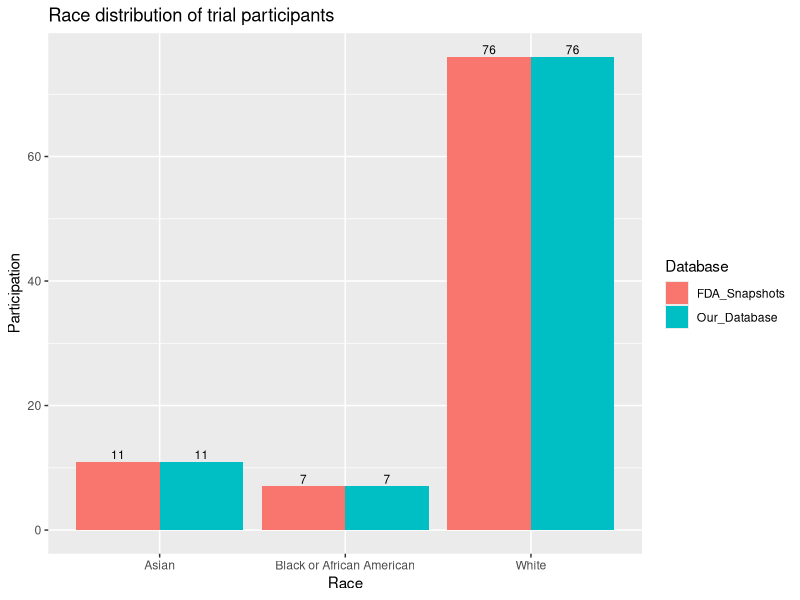
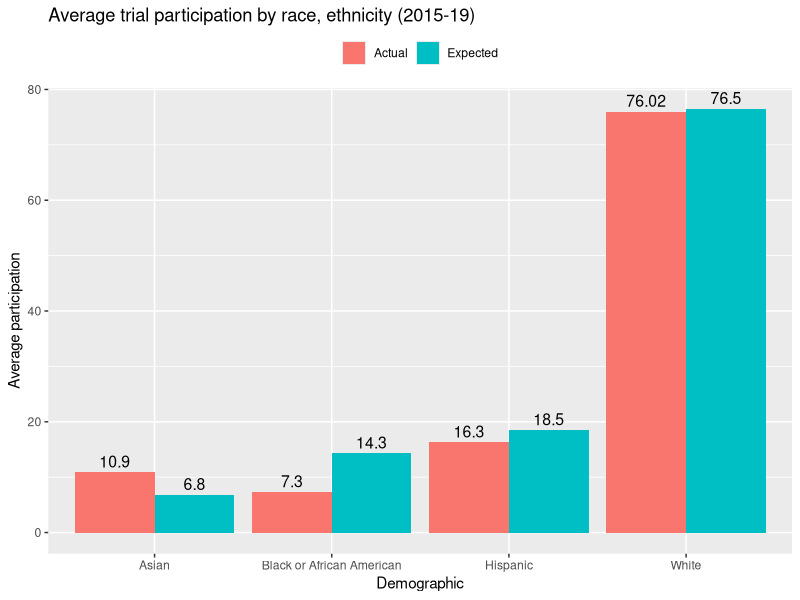
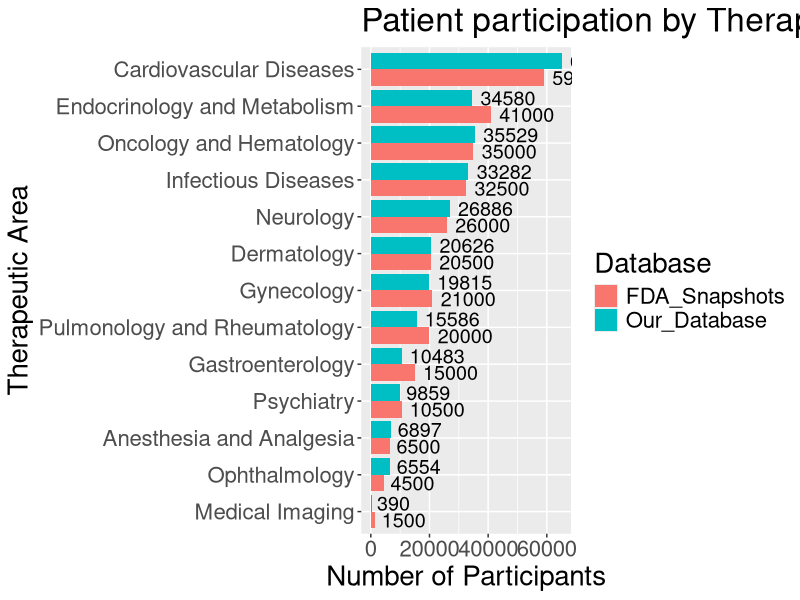
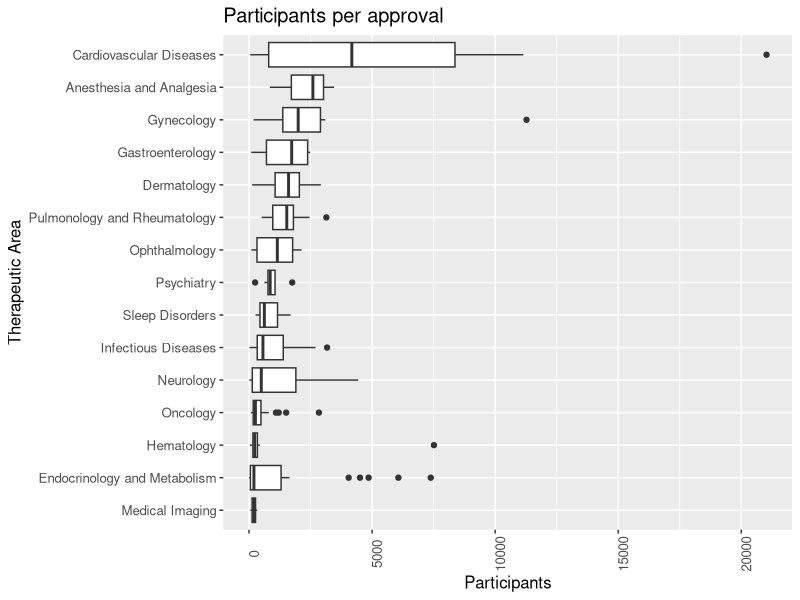
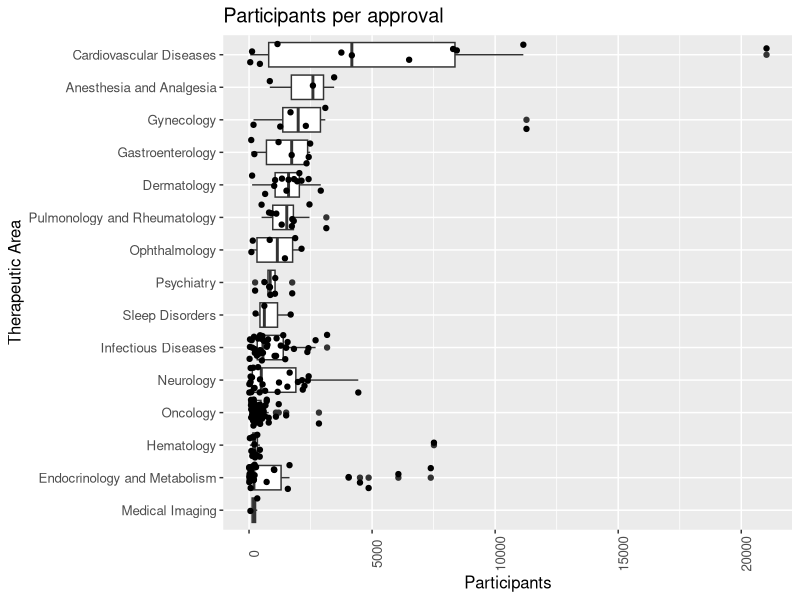
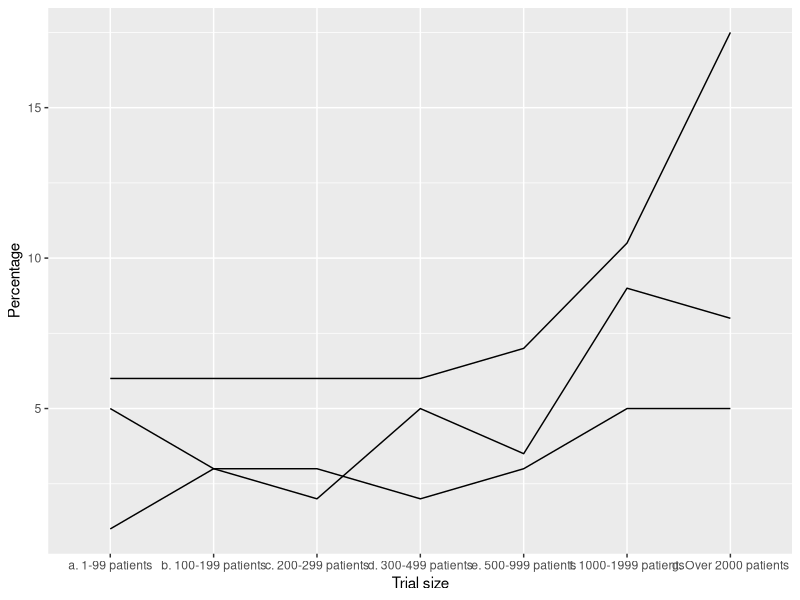
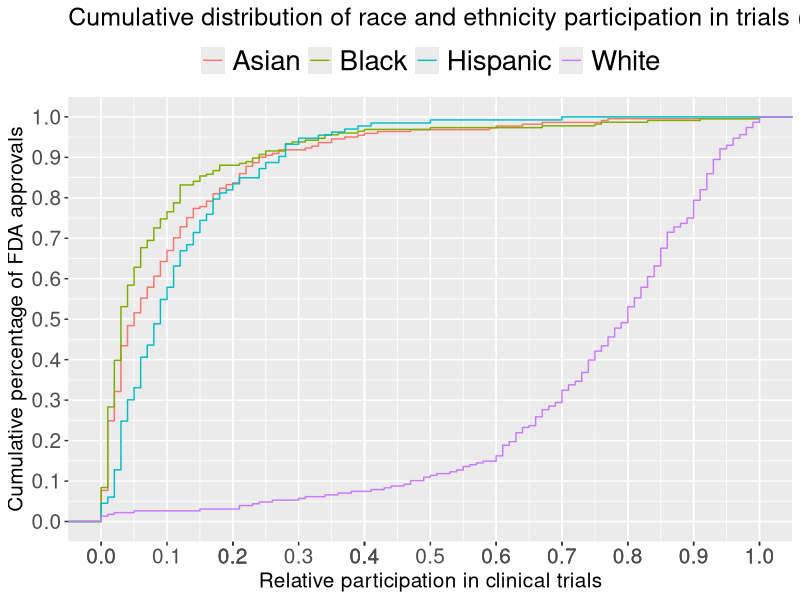
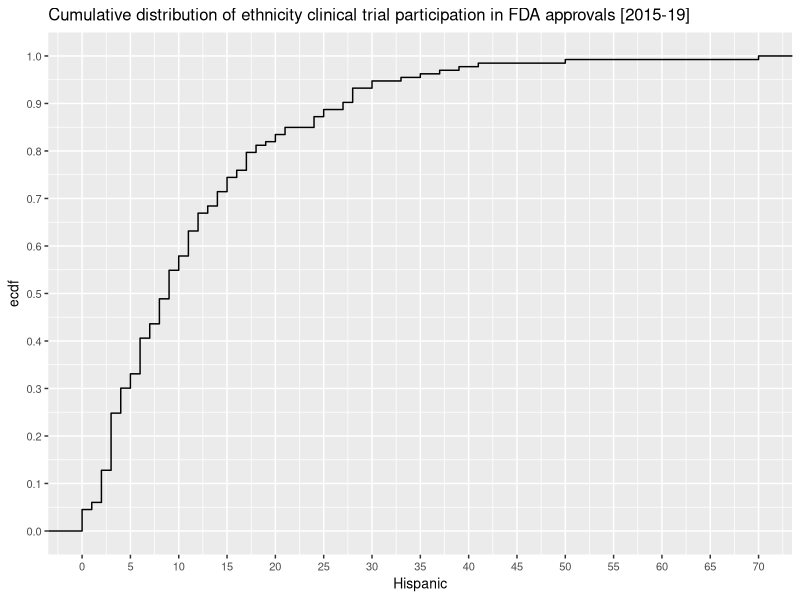

The R script that drew these images, in order: (Note: this script raises an error after producing the figures.)
## ---- chunk 1
library(tidyverse)
library(forcats)
library(knitr)
## ---- chunk 2
# Read in clinical trial data
fda_approvals <- read.csv('FDA_Drug_Trials_Snapshots_2015-19.csv')

# Change class type of select variables to aid in data processing and visualization
fda_approvals$Trial_size <- as.numeric(as.character(fda_approvals$Trial_size))
fda_approvals$Therapeutic_Area <- as.character(fda_approvals$Therapeutic_Area)
fda_approvals$Brand_Name <- as.character(fda_approvals$Brand_Name)
fda_approvals$United_States <- as.numeric(as.character(fda_approvals$United_States))

# Add a column to group trial size
fda_approvals <- fda_approvals %>% 
  mutate( Trial_size_grouped = case_when(
    Trial_size < 100 ~ "a. 1-99 patients", 
    Trial_size >= 100 & Trial_size < 200 ~ "b. 100-199 patients", 
    Trial_size >= 200 & Trial_size < 300 ~ "c. 200-299 patients",
    Trial_size >= 300 & Trial_size < 500 ~ "d. 300-499 patients",
    Trial_size >= 500 & Trial_size < 1000 ~ "e. 500-999 patients",
    Trial_size >= 1000 & Trial_size < 2000 ~ "f. 1000-1999 patients",
    Trial_size >= 2000  ~ "g. Over 2000 patients"
  ), .after = Trial_size)

# Add a column for non-hispanic 
fda_approvals <- fda_approvals %>% mutate(Non_Hispanic = 100 - Hispanic, .after = Hispanic)

# Create longer version, for plotting
fda_approvals_long <- pivot_longer(fda_approvals, cols = Women:Age_80_or_older, names_to = "Demographic", values_to = "Percentage")

fda_approvals_long <- fda_approvals_long %>% pivot_longer(cols = Sex_comparison:Age_comparison, names_to = "Comparison", values_to = "Compared")

# Change class type of variable in long
fda_approvals_long$Percentage <- as.numeric(as.character(fda_approvals_long$Percentage))

## ---- chunk 3
# Missing data
no_approvals <- fda_approvals %>% 
  group_by(Approval_Year) %>% 
  summarize(Approvals = n()) 

reported_values <- fda_approvals_long %>% 
  filter(Percentage != "NA") %>% 
  filter(Demographic == "White" | Demographic == "Black" | Demographic == "Asian" | Demographic == "Hispanic") %>% 
  group_by(Approval_Year, Demographic) %>% 
  summarize(Non_NR = n() / 3) %>% 
  pivot_wider(names_from = Demographic, values_from = Non_NR, values_fill = 0)

missing_data <- data.frame(no_approvals$Approval_Year, 
                           no_approvals$Approvals, 
                           reported_values$Asian,
                           reported_values$Black,
                           reported_values$White,
                           reported_values$Hispanic)

names(missing_data) <- c("Approval_Year", "Approvals", "Asian", "Black", "White", "Hispanic")

missing_data <- missing_data %>% 
  mutate(Asian = round(100 * Asian / Approvals, 0),
         Black = round(100 * Black / Approvals, 0),
         White = round(100 * White / Approvals, 0),
         Hispanic = round(100 * Hispanic / Approvals, 0))

## ---- chunk 4

## ---- chunk 5

total_patients <- sum(fda_approvals$Trial_size)

print(paste("The total number of trial participants in our dataset is:", total_patients))
print(paste("The total number of trial participants in FDA report is: 292537"))
print(paste("Our dataset has", 292537- sum(fda_approvals$Trial_size), "fewer participants, which is within", 
  round(100*((292537- sum(fda_approvals$Trial_size))/292537), 1), "percent of the FDA total"))

## ---- chunk 6

# Find number of participants by race for each approval  
global_black_participation <- fda_approvals %>% 
  select(Brand_Name, Trial_size, Black) %>% 
  filter(Black != "NA") %>% 
  mutate(Black_participants = (Black/100) * Trial_size)

global_white_participation <- fda_approvals %>% 
  select(Brand_Name, Trial_size, White) %>% 
  filter(White != "NA") %>% 
  mutate(White_participants = (White/100) * Trial_size)

global_asian_participation <- fda_approvals %>% 
  select(Brand_Name, Trial_size, Asian) %>% 
  filter(Asian != "NA") %>% 
  mutate(Asian_participants = (Asian/100) * Trial_size)

demographic_participation <- c(round(sum(100 * global_asian_participation$Asian_participants) /
                                       sum(global_asian_participation$Trial_size), 0), 
                               round(sum(100 * global_black_participation$Black_participants) / 
                                       sum(global_black_participation$Trial_size), 0),
                               round(sum(100 * global_white_participation$White_participants) / 
                                       sum(global_white_participation$Trial_size), 0))

fda_snapshots <- c(11, 7, 76)
races <- c("Asian", "Black or African American", "White")
  
Race_distribution_comparison <- data.frame(races, fda_snapshots, demographic_participation)
names(Race_distribution_comparison) <- c("Race", "FDA_Snapshots", "Our_Database")

Race_distribution_comparison_graph <- Race_distribution_comparison %>% 
  pivot_longer(cols = FDA_Snapshots:Our_Database, names_to = "Database", values_to = "Participation") %>% 
  ggplot(aes(Race, Participation, fill = Database)) +
  geom_bar(stat = "identity", position = 'dodge') +
  geom_text(aes(label=Participation), position = position_dodge(0.9), vjust=-0.3, size=3) +
  xlab("Race") +
  ylab("Participation") + 
  #theme(text = element_text(size=15)) +
  ggtitle("Race distribution of trial participants")

## ---- chunk 7
Race_distribution_comparison_graph
## ---- chunk 8
# Find number of participants by hispanic ethnicity for each approval  

global_hispanic_participation <- fda_approvals %>% 
  select(Brand_Name, Trial_size, Hispanic) %>% 
  filter(Hispanic != "NA") %>% 
  mutate(Hispanic_participants = (Hispanic/100) * Trial_size)

hispanic_participation_rate <- round(sum(100 * global_hispanic_participation$Hispanic_participants) /
                                       sum(global_hispanic_participation$Trial_size), 0)

hispanic_participation_rate

# Plot actual vs. expected participation

calculated_demographic_participation <- c(round(sum(100 * global_asian_participation$Asian_participants) /
                                       sum(global_asian_participation$Trial_size), 1), 
                               round(sum(100 * global_black_participation$Black_participants) / 
                                       sum(global_black_participation$Trial_size), 1),
                               round(sum(100 * global_white_participation$White_participants) / 
                                       sum(global_white_participation$Trial_size), 2), 
                               round(sum(100 * global_hispanic_participation$Hispanic_participants) /
                                       sum(global_hispanic_participation$Trial_size), 1))

expected_participation <- c(6.8, 14.3, 76.5, 18.5)
demographics <- c("Asian", "Black or African American", "White", "Hispanic")
  
actual_vs_expected_participation <- data.frame(demographics, expected_participation,
                                               calculated_demographic_participation)

names(actual_vs_expected_participation) <- c("Demographic", "Expected", "Actual")

actual_vs_expected_participation

fda_approvals$Trial_size <- as.numeric(as.character(fda_approvals$Trial_size))

actual_vs_expected_participation %>% 
  pivot_longer(cols = Expected:Actual, names_to = "Label", values_to = "Participation") %>% 
  ggplot(aes(Demographic, Participation, fill = Label)) +
  #geom_point() +
  geom_bar(stat = "identity", position = 'dodge') +
  geom_text(aes(label=Participation), position = position_dodge(0.9), vjust = -0.4, size=4) +
  theme(legend.position = "top", legend.title = element_blank()) +
  xlab("Demographic") +
  ylab("Average participation") + 
  #theme(text = element_text(size=15)) +
  ggtitle("Average trial participation by race, ethnicity (2015-19)")

## ---- chunk 9

fda_approvals_check <- fda_approvals %>% 
  select(Therapeutic_Area, Trial_size) %>% 
  mutate(Therapeutic_Area = case_when(
    Therapeutic_Area == "Oncology" ~ "Oncology and Hematology", 
    Therapeutic_Area == "Hematology" ~ "Oncology and Hematology",
    Therapeutic_Area == "Hematology (Sickle cell)" ~ "Oncology and Hematology",
    Therapeutic_Area == "Endocrinology and Metabolism" ~ "Endocrinology and Metabolism",
    Therapeutic_Area == "Infectious Diseases" ~ "Infectious Diseases",
    Therapeutic_Area == "Neurology" ~ "Neurology",
    Therapeutic_Area == "Gynecology" ~ "Gynecology",
    Therapeutic_Area == "Dermatology" ~ "Dermatology",
    Therapeutic_Area == "Pulmonology and Rheumatology" ~ "Pulmonology and Rheumatology",
    Therapeutic_Area == "Gastroenterology" ~ "Gastroenterology",
    Therapeutic_Area == "Psychiatry" ~ "Psychiatry",
    Therapeutic_Area == "Sleep Disorders" ~ "Psychiatry",
    Therapeutic_Area == "Ophthalmology" ~ "Ophthalmology",
    Therapeutic_Area == "Anesthesia and Analgesia" ~ "Anesthesia and Analgesia",
    Therapeutic_Area == "Medical Imaging" ~ "Medical Imaging",
    Therapeutic_Area == "Cardiovascular Diseases" ~ "Cardiovascular Diseases"
  )) %>% 
  group_by(Therapeutic_Area) %>% 
  summarize(Our_database = sum(Trial_size)) %>% 
  arrange(desc(Our_database))

# Cardio, Onc, Endocrin, ID, Neurology, Derm, Gyn, Pulm/Rheum, GI, Psychiatry, Anaesthesia, Ophthal, Medical Imaging
fda_snapshots <- c(59000, 35000, 41000, 32500, 26000, 20500, 21000, 20000, 15000, 10500, 6500, 4500, 1500)

Total_patients_check <- data.frame(fda_approvals_check$Therapeutic_Area, 
                                      fda_approvals_check$Our_database, 
                                      fda_snapshots)
names(Total_patients_check) <- c("Therapeutic_Area", "Our_Database", 
                                    "FDA_Snapshots")

fda_approvals_check_long <- pivot_longer(Total_patients_check, cols = Our_Database:FDA_Snapshots, 
                                         names_to = "Database", values_to = "Participants")

Patient_participation_graph <- fda_approvals_check_long %>% 
  ggplot(aes(reorder(Therapeutic_Area, Participants), Participants, fill=Database)) +
  geom_bar(stat = "identity", position = 'dodge') +
  geom_text(aes(label=Participants), position = position_dodge(0.9), hjust=-0.15, size=5) +
  coord_flip() + 
  xlab("Therapeutic Area") +
  ylab("Number of Participants") + 
  theme(text = element_text(size=20)) +
  ggtitle("Patient participation by Therapeutic Area [FDA approvals 2015-19]")

## ---- chunk 10
Patient_participation_graph
## ---- chunk 11
approvals_table_year <- fda_approvals %>% 
  group_by(Approval_Year) %>% 
  summarise(Number_of_approvals = n())
## ---- chunk 12
approvals_table_year
## ---- chunk 13

approvals_table_TA <- fda_approvals %>% 
  select(Therapeutic_Area, Trial_size) %>% 
  filter(Trial_size != "NA") %>% 
  group_by(Therapeutic_Area) %>% 
  summarise(Total_patients = sum(Trial_size), Number_of_approvals = n()) %>% 
  mutate(Avg_patients_per_approval = Total_patients/Number_of_approvals) %>% 
  mutate(Avg_patients_per_approval = round(Avg_patients_per_approval, 0)) %>% 
  arrange(desc(Total_patients))

## ---- chunk 14
approvals_table_TA
## ---- chunk 15
# Plot trial size by Therapeutic Area

approvals_box <- fda_approvals %>% 
  select(Therapeutic_Area, Trial_size) %>% 
  filter(Trial_size != "NA") %>% 
  mutate(Therapeutic_Area = fct_reorder(Therapeutic_Area, Trial_size, .fun='median')) %>%
  ggplot(aes(Therapeutic_Area, Trial_size)) +
  geom_boxplot() +
  theme(axis.text.x = element_text(angle=90)) +
  theme(text = element_text(size=12)) +
  coord_flip() +
  xlab("Therapeutic Area") +
  ylab("Participants") +
  ggtitle("Participants per approval")

approvals_box_jitter <- fda_approvals %>% 
  select(Therapeutic_Area, Trial_size) %>% 
  filter(Trial_size != "NA") %>% 
  mutate(Therapeutic_Area = fct_reorder(Therapeutic_Area, Trial_size, .fun='median')) %>%
  ggplot(aes(Therapeutic_Area, Trial_size)) +
  geom_boxplot() +
  geom_jitter() +
  theme(axis.text.x = element_text(angle=90)) +
  theme(text = element_text(size=12)) +
  coord_flip() +
  xlab("Therapeutic Area") +
  ylab("Participants") +
  ggtitle("Participants per approval")

## ---- chunk 16

approvals_box
approvals_box_jitter

## ---- chunk 17
# Create a helper function to summarize median demographic

median_demographics <- function(fda_approvals){
  
  Asian <- fda_approvals %>% 
    select(Brand_Name, Trial_size_grouped, Asian, United_States) %>% 
    group_by(Trial_size_grouped) %>% 
    filter(Asian != "NA") %>% # Filter out "not reported"
    filter(Trial_size_grouped != "NA") %>% # Filter out "Unknown" trial size
    #filter(United_States >= US_proportion) %>% 
    summarise(Median_Asian = median(Asian), Number_of_trials = n()) %>% 
    arrange(Trial_size_grouped)
  
  Black <- fda_approvals %>% 
    select(Brand_Name, Trial_size_grouped, Black, United_States) %>% 
    group_by(Trial_size_grouped) %>% 
    filter(Black != "NA") %>%
    filter(Trial_size_grouped != "NA") %>%
    #filter(United_States >= US_proportion) %>% 
    summarise(Median_Black = median(Black), Number_of_trials = n()) %>% 
    arrange(Trial_size_grouped)
  
  Hispanic <- fda_approvals %>% 
    select(Brand_Name, Trial_size_grouped, Hispanic, United_States) %>% 
    group_by(Trial_size_grouped) %>% 
    filter(Hispanic != "NA") %>%
    filter(Trial_size_grouped != "NA") %>%
    #filter(United_States >= US_proportion) %>% 
    summarise(Median_Hispanic = median(Hispanic), Number_of_trials = n()) %>% 
    arrange(Trial_size_grouped)
    
  White <- fda_approvals %>% 
    select(Brand_Name, Trial_size_grouped, White, United_States) %>% 
    group_by(Trial_size_grouped) %>% 
    filter(White != "NA") %>%
    filter(Trial_size_grouped != "NA") %>%
    #filter(United_States >= US_proportion) %>% 
    summarise(Median_White = median(White), Number_of_trials = n()) %>% 
    arrange(Trial_size_grouped)
  
  No_trials <- fda_approvals %>% 
    group_by(Trial_size_grouped) %>% 
    filter(Trial_size_grouped != "NA") %>%
    #filter(United_States >= US_proportion) %>% 
    summarise(Number_of_trials = n())
  
  Race_size_description <- data.frame(No_trials$Trial_size_grouped, 
                                      No_trials$Number_of_trials, 
                                      Asian$Median_Asian, 
                                      Black$Median_Black, 
                                      Hispanic$Median_Hispanic, 
                                      White$Median_White
                                      )
  names(Race_size_description) <- c("Trial size", "Number of trials", 
                                    "Median Asian", "Median Black", "Median Hispanic", 
                                    "Median White")
    
  return(Race_size_description)
}
## ---- chunk 18

Race_size_description <- median_demographics(fda_approvals)
kable(Race_size_description, format = "html")

## ---- chunk 19

fda_approvals_us_prop <- fda_approvals %>% filter(United_States >= 50)

Race_size_description_US_majority <- median_demographics(fda_approvals_us_prop)
kable(Race_size_description_US_majority, format = "html")

## ---- chunk 20

test <- Race_size_description %>% 
  pivot_longer(cols = `Median Asian`:`Median White`, names_to = "Demographic", values_to = "Percentage")

test %>% 
  filter(Demographic != "Median White") %>%
  ggplot(aes(`Trial size`, y=Percentage, group=Demographic)) +
  geom_line()
  #geom_bar(stat = "identity", position = 'dodge')
  
## ---- chunk 21
# Race
fda_approvals_long %>% 
  filter(Demographic == "White" | Demographic == "Black" | Demographic == "Asian" | Demographic == "Hispanic") %>% 
  ggplot(aes(Percentage/100, colour = Demographic)) + stat_ecdf(geom = "step") +
  #facet_wrap(~Demographic, ncol=3) + 
  scale_x_continuous(breaks = round(seq(min(0), max(1), by = 0.05),1)) +
  scale_y_continuous(breaks = round(seq(min(0), max(1), by = 0.1),1)) +
  theme(axis.title.x = element_text(size=15), 
        axis.title.y = element_text(size=15),
        axis.text.x = element_text(size=15),
        axis.text.y = element_text(size=15),
        title = element_text(size=15),
        legend.text=element_text(size=20), 
        legend.position = "top", 
        legend.title = element_blank()
        ) +
  ylab("Cumulative percentage of FDA approvals") +
  xlab("Relative participation in clinical trials") +
  ggtitle("Cumulative distribution of race and ethnicity participation in trials (2015-19)")


## ---- chunk 22
# Ethnicity
fda_approvals %>% 
  ggplot(aes(Hispanic)) + stat_ecdf(geom = "step") +
  scale_x_continuous(breaks = round(seq(min(0), max(100), by = 5),1)) +
  scale_y_continuous(breaks = round(seq(min(0), max(1), by = 0.1),1)) +
  theme(text = element_text(size=10)) +
  ggtitle("Cumulative distribution of ethnicity clinical trial participation in FDA approvals [2015-19]")

## ---- chunk 23

# TABLECHECK -- Median representation by race and TA
Black_TA_view <- fda_approvals %>% 
  group_by(Therapeutic_Area, Disease) %>% 
  filter(Black != "NA") %>% 
  summarize(Median_Black = median(Black), Number_of_Approvals = n()) %>% 
  arrange(Therapeutic_Area)

Asian_TA_view <- fda_approvals %>% 
  group_by(Therapeutic_Area, Disease) %>% 
  filter(Asian != "NA") %>% 
  summarize(Median_Asian = median(Asian), Number_of_Approvals = n()) %>% 
  arrange(Therapeutic_Area)

Hispanic_TA_view <- fda_approvals %>% 
  group_by(Therapeutic_Area, Disease) %>% 
  filter(Hispanic != "NA") %>% 
  summarize(Median_Hispanic = median(Hispanic), Number_of_Approvals = n()) %>% 
  arrange(Therapeutic_Area)

White_TA_view <- fda_approvals %>% 
  group_by(Therapeutic_Area, Disease) %>% 
  filter(White != "NA") %>% 
  summarize(Median_White = median(White), Number_of_Approvals = n()) %>% 
  arrange(Therapeutic_Area)

#Other_TA_view <- fda_approvals %>% 
#  group_by(Therapeutic_Area, Disease) %>% 
#  filter(Other != "NA") %>% 
#  summarize(Median_Other = median(Other), Number_of_Approvals = n()) %>% 
#  arrange(Therapeutic_Area)

All_approvals <- fda_approvals %>% 
  group_by(Therapeutic_Area, Disease) %>% 
  summarise(Number_of_approvals = n()) %>% 
  arrange(Therapeutic_Area)

Race_TA_table <- data.frame(All_approvals$Therapeutic_Area,
                            All_approvals$Number_of_approvals,
                            Asian_TA_view$Median_Asian,
                            Black_TA_view$Median_Black,
                            White_TA_view$Median_White)

names(Race_TA_table) <- c("Therapeutic Area", "Number of approvals", "Asian", "Black", "White")

Race_TA_table

## ---- chunk 24

# Count of trials by size

t <- fda_approvals_long %>% 
  filter(Demographic == "Black" | Demographic == "White" | Demographic == "Asian") %>% 
  group_by(Demographic, Percentage) %>% 
  summarize(Count = n()/3, Relative = round(Count/235, 2)) %>% 
  mutate(Participation = case_when(
    Percentage == 0 ~ "a. Zero", 
    Percentage == 1 ~ "b. One", 
    Percentage == 2 ~ "c. Two", 
    Percentage == 3 ~ "d. Three",
    Percentage == 4 ~ "e. Four", 
    Percentage == 5 ~ "f. Five",
    Percentage >= 6 & Percentage <= 10 ~ "g. 6-10",
    Percentage >= 11 & Percentage <= 15 ~ "h. 11-15",
    Percentage >= 16 & Percentage <= 20 ~ "i. 16-20",
    Percentage >= 20 & Percentage <= 70 ~ "j. 20-70",
    Percentage > 70 ~ "k. >70"
    )) %>% 
  group_by(Demographic, Participation) %>% 
  summarize(Count = sum(Count), Relative = sum(Relative))

t %>% filter(Participation != 0) %>% 
  filter(Participation != "j. 20-70") %>% 
  filter(Participation != "k. >70") %>% 
  ggplot(aes(Participation, y=Count, width=1, fill=Demographic)) +
  #geom_col(stat = "identity")
  geom_bar(stat = "identity", position = 'dodge') + 
  geom_text(aes(label=Count), position = position_dodge(0.9), vjust=-0.3, size=4) +
  xlab("Percent participation in trials for FDA approval") +
  ylab("Number of FDA approvals") +
  ggtitle("Number of FDA approvals that had <20% participation in trials by race")
  #facet_wrap(~Demographic)

t2 <- t %>% select(-Relative) %>% pivot_wider(names_from = Demographic, values_from = Count)

t2

#Patient_participation_graph <- fda_approvals_check_long %>% 
#  ggplot(aes(reorder(Therapeutic_Area, Participants), Participants, fill=Database)) +
#  geom_bar(stat = "identity", position = 'dodge') +
#  geom_text(aes(label=Participants), position = position_dodge(0.9), hjust=-0.15, size=5) +
#  coord_flip() + 
#  xlab("Therapeutic Area") +
#  ylab("Number of Participants") + 
#  theme(text = element_text(size=20)) +
#  ggtitle("Patient participation by Therapeutic Area [FDA approvals 2015-19]")

## ---- chunk 25
trend <- read.csv('Trend.csv')

trend_long <- trend %>% pivot_longer(cols = Black:Hispanic, names_to = "Demographic", values_to = "Participation")

trend_long %>% 
  filter(Demographic != "Other") %>% 
  #filter(Demographic == "White" | Demographic == "Asian" | Demographic == "Black" ) %>% 
  ggplot(aes(Year, y=Participation, colour = Demographic)) + 
  geom_line() +
  geom_text(aes(label=Participation), vjust = -0.4, size=3) + 
  theme(legend.position = "top", legend.title = element_blank()) +
  ggtitle("Average trial participation over time by race, ethnicity")
  #geom_col() +
  #geom_bar(stat = "identity", position = 'dodge')

## ---- chunk 26
# Race participation 
race_participation_graph <- fda_approvals_long %>% 
  select(Brand_Name, Demographic, Percentage, Approval_Year) %>% 
  filter(Demographic == "White" | Demographic == "Black" | Demographic == "Asian" | Demographic == "Other") %>%
  filter(Percentage > -1) %>% 
  unique() %>% 
  ggplot(aes(Demographic, Percentage)) + 
  geom_jitter(width = 0.2, aes(colour=Demographic)) + 
  scale_y_continuous(breaks = round(seq(min(0), max(100), by = 5),1)) +
  ggtitle("a.i Race participation in clinical trials for FDA approvals [2015-19]")

race_participation_trend_graph <- fda_approvals_long %>% 
  select(Brand_Name, Demographic, Percentage, Approval_Year) %>% 
  filter(Demographic == "White" | Demographic == "Black" | Demographic == "Asian" | Demographic == "Other") %>%
  filter(Percentage > -1) %>% 
  unique() %>% 
  ggplot(aes(Demographic, Percentage)) + 
  geom_jitter(width = 0.2, aes(colour=Approval_Year)) + 
  scale_y_continuous(breaks = round(seq(min(0), max(100), by = 5),1)) +
  ggtitle("a.ii Race participation by Year in clinical trials for FDA approvals [2015-19]")

# Ethnicity participation 

ethnicity_participation_graph <- fda_approvals_long %>% 
  select(Brand_Name, Demographic, Percentage, Approval_Year) %>% 
  filter(Demographic == "Hispanic" | Demographic == "Non_Hispanic") %>%
  filter(Percentage > -1) %>% 
  unique() %>% 
  ggplot(aes(Demographic, Percentage)) + 
  geom_jitter(width = 0.2, aes(colour=Demographic)) + 
  scale_y_continuous(breaks = round(seq(min(0), max(100), by = 5),1)) +
  ggtitle("b.i Ethnicity participation in clinical trials for FDA approvals [2017-19]")

ethnicity_participation_trend_graph <- fda_approvals_long %>% 
  select(Brand_Name, Demographic, Percentage, Approval_Year) %>% 
  filter(Demographic == "Hispanic" | Demographic == "Non_Hispanic") %>%
  filter(Percentage > -1) %>% 
  unique() %>% 
  ggplot(aes(Demographic, Percentage)) + 
  geom_jitter(width = 0.2, aes(colour=Approval_Year)) + 
  scale_y_continuous(breaks = round(seq(min(0), max(100), by = 5),1)) +
  ggtitle("b.ii Ethnicity participation by Year in clinical trials for FDA approvals [2017-19]")

## ---- chunk 27
race_participation_graph
race_participation_trend_graph
ethnicity_participation_graph
ethnicity_participation_trend_graph
## ---- chunk 28
# Race and US participation (all years)
race_geography_graph <- fda_approvals_long %>% 
  select(Brand_Name, Demographic, Percentage, United_States, Therapeutic_Area) %>% 
  filter(Demographic == "White" | Demographic == "Black" | Demographic == "Asian" | Demographic == "Hispanic") %>%
  filter(Percentage != "NA") %>% 
  filter(United_States != "NA") %>% 
  unique() %>% 
  ggplot(aes(United_States, Percentage)) + 
  geom_jitter(width = 0.2) + 
  facet_wrap(~Demographic, ncol = 4) + 
  xlab("US representation") +
  ylab("Demographic representation") +
  ggtitle("Race/Ethnicity and Geography in FDA approvals (2015-19)")

## ---- chunk 29
race_geography_graph
## ---- chunk 30
fda_approvals_long %>% 
  select(Brand_Name, Approval_Year, Demographic, Percentage, United_States, Therapeutic_Area) %>% 
  filter(Demographic == "White" | Demographic == "Black" | Demographic == "Asian" | Demographic == "Hispanic") %>%
  #filter(Percentage != "NA") %>% 
  #filter(United_States != "NA") %>% 
  unique() %>% 
  ggplot(aes(Approval_Year, Percentage)) + 
  geom_jitter(width = 0.2) + 
  facet_wrap(~Demographic, ncol = 2) + 
  xlab("Approval Year") +
  ylab("Demographic representation") +
  ggtitle("Race/Ethnicity and Geography in FDA approvals (2015-19)")
## ---- chunk 31
# Ethnicity and US participation (2017-19 only)
ethnicity_geography_graph <- fda_approvals_long %>% 
  select(Brand_Name, Demographic, Percentage, United_States, Therapeutic_Area) %>% 
  #filter(Demographic == "Hispanic" | Demographic == "Non_Hispanic") %>%
  filter(Demographic == "Hispanic") %>%
  filter(Percentage != "NA") %>% 
  filter(United_States != "NA") %>% 
  unique() %>% 
  ggplot(aes(United_States, Percentage)) + 
  geom_jitter(width = 0.2) + 
  facet_wrap(~Demographic) + 
  xlab("US representation") +
  ylab("Ethnicity representation") +
  ggtitle("d. Ethnicity, geography in FDA approvals (2017-19)")

## ---- chunk 32
ethnicity_geography_graph
## ---- chunk 33
# Race participation and Trial size (2015-19)
race_size_graph <- fda_approvals_long %>% 
  select(Brand_Name, Demographic, Percentage, Therapeutic_Area, Trial_size, United_States) %>% 
  filter(Demographic == "White" | Demographic == "Black" | Demographic == "Asian") %>%
  filter(Percentage != "NA") %>% 
  unique() %>% 
  ggplot(aes(Trial_size, Percentage)) + 
  geom_jitter(width = 0.2) +
  facet_wrap(~Demographic, ncol = 4) + 
  xlim(0, 3500) +
  #ylim(0, 25) +
  xlab("Number of clinical trial participants") +
  ylab("Race representation") +
  ggtitle("e. Race representation and number of clinical trial participants in FDA approvals [2015-19]")

## ---- chunk 34
race_size_graph
## ---- chunk 35
# Ethnicity participation and Trial size (2015-19)
ethnicity_size_graph <- fda_approvals_long %>% 
  select(Brand_Name, Demographic, Percentage, Therapeutic_Area, Trial_size, United_States) %>% 
  filter(Demographic == "Hispanic" | Demographic == "Non_Hispanic") %>%
  filter(Percentage != "NA") %>% 
  unique() %>% 
  ggplot(aes(Trial_size, Percentage)) + 
  geom_jitter(width = 0.2) +
  facet_wrap(~Demographic) + 
  xlim(0, 3500) +
  #ylim(0, 25) +
  xlab("Number of clinical trial participants") +
  ylab("Ethnicity representation") +
  ggtitle("f. Ethnicity representation and number of clinical trial participants in FDA approvals [2017-19]")

## ---- chunk 36
ethnicity_size_graph
## ---- chunk 37
# For White Paper

# Demographic TA graph. Race/Ethnicity together
TA_demo_graph <- fda_approvals_long %>% 
  select(Brand_Name, Demographic, Percentage, Therapeutic_Area, Approval_Year) %>% 
  filter(Demographic == "White" | Demographic == "Black" | Demographic == "Asian" | Demographic == "Hispanic") %>%
  filter(Percentage > -1) %>% 
  unique() %>% 
  ggplot(aes(Demographic, Percentage)) + 
  geom_jitter(width = 0.2, aes(colour=Demographic)) + 
  scale_y_continuous(breaks = round(seq(min(0), max(100), by = 10),1)) +
  facet_wrap(~Therapeutic_Area, ncol = 5) + 
  theme(legend.position = "top", legend.title = element_blank()) +
  ggtitle("Race/Ethnicity participation by Therapeutic Area in clinical trials for FDA approvals [2015-19]")

TA_demo_graph

## ---- chunk 38
# Oncology deep dive
fda_approvals_long %>% 
  filter(Therapeutic_Area == "Oncology") %>% 
  select(Brand_Name, Demographic, Percentage, Therapeutic_Area, Disease, Approval_Year) %>% 
  filter(Demographic == "White" | Demographic == "Black" | Demographic == "Asian" | Demographic == "Hispanic") %>%
  filter(Percentage > -1) %>% 
  unique() %>% 
  ggplot(aes(Demographic, Percentage)) + 
  geom_jitter(width = 0.2, aes(colour=Demographic)) + 
  scale_y_continuous(breaks = round(seq(min(0), max(100), by = 10),1)) +
  facet_wrap(~Disease) + 
  theme(legend.position = "top", legend.title = element_blank()) +
  ggtitle("Diversity in Oncology FDA approvals [2015-19]")
## ---- chunk 39

# Infectious Disease deep dive
fda_approvals_long %>% 
  filter(Therapeutic_Area == "Infectious Diseases") %>% 
  select(Brand_Name, Demographic, Percentage, Therapeutic_Area, Disease, Approval_Year) %>% 
  filter(Demographic == "White" | Demographic == "Black" | Demographic == "Asian" | Demographic == "Hispanic") %>%
  filter(Percentage > -1) %>% 
  unique() %>% 
  ggplot(aes(Demographic, Percentage)) + 
  geom_jitter(width = 0.2, aes(colour=Demographic)) + 
  scale_y_continuous(breaks = round(seq(min(0), max(100), by = 10),1)) +
  facet_wrap(~Disease) + 
  theme(legend.position = "top", legend.title = element_blank()) +
  ggtitle("Diversity in Infectious Diseases FDA approvals [2015-19]")

## ---- chunk 40

# Hematology deep dive
fda_approvals_long %>% 
  filter(Therapeutic_Area == "Hematology") %>% 
  select(Brand_Name, Demographic, Percentage, Therapeutic_Area, Disease, Approval_Year) %>% 
  filter(Demographic == "White" | Demographic == "Black" | Demographic == "Asian" | Demographic == "Hispanic") %>%
  filter(Percentage > -1) %>% 
  unique() %>% 
  ggplot(aes(Demographic, Percentage)) + 
  geom_jitter(width = 0.2, aes(colour=Demographic)) + 
  scale_y_continuous(breaks = round(seq(min(0), max(100), by = 10),1)) +
  facet_wrap(~Disease) + 
  theme(legend.position = "top", legend.title = element_blank()) +
  ggtitle("Diversity in Hematology FDA approvals [2015-19]")

## ---- chunk 41
# Cardiovascular Diseases deep dive
fda_approvals_long %>% 
  filter(Therapeutic_Area == "Cardiovascular Diseases") %>% 
  select(Brand_Name, Demographic, Percentage, Therapeutic_Area, Disease, Approval_Year) %>% 
  filter(Demographic == "White" | Demographic == "Black" | Demographic == "Asian" | Demographic == "Hispanic") %>%
  filter(Percentage > -1) %>% 
  unique() %>% 
  ggplot(aes(Demographic, Percentage)) + 
  geom_jitter(width = 0.2, aes(colour=Demographic)) + 
  scale_y_continuous(breaks = round(seq(min(0), max(100), by = 10),1)) +
  facet_wrap(~Disease) + 
  theme(legend.position = "top", legend.title = element_blank()) +
  ggtitle("Diversity in Cardiovascular Diseases FDA approvals [2015-19]")
## ---- chunk 42
# Psychiatry Diseases deep dive
fda_approvals_long %>% 
  filter(Therapeutic_Area == "Psychiatry") %>% 
  select(Brand_Name, Demographic, Percentage, Therapeutic_Area, Disease, Approval_Year) %>% 
  filter(Demographic == "White" | Demographic == "Black" | Demographic == "Asian" | Demographic == "Hispanic") %>%
  filter(Percentage > -1) %>% 
  unique() %>% 
  ggplot(aes(Demographic, Percentage)) + 
  geom_jitter(width = 0.2, aes(colour=Demographic)) + 
  scale_y_continuous(breaks = round(seq(min(0), max(100), by = 10),1)) +
  facet_wrap(~Disease) + 
  theme(legend.position = "top", legend.title = element_blank()) +
  ggtitle("Diversity in Psychiatry Diseases FDA approvals [2015-19]")
## ---- chunk 43

# Endocrinology and Metabolism Diseases deep dive
fda_approvals_long %>% 
  filter(Therapeutic_Area == "Endocrinology and Metabolism") %>% 
  select(Brand_Name, Demographic, Percentage, Therapeutic_Area, Disease, Approval_Year) %>% 
  filter(Demographic == "White" | Demographic == "Black" | Demographic == "Asian" | Demographic == "Hispanic") %>%
  filter(Percentage > -1) %>% 
  unique() %>% 
  ggplot(aes(Demographic, Percentage)) + 
  geom_jitter(width = 0.2, aes(colour=Demographic)) + 
  scale_y_continuous(breaks = round(seq(min(0), max(100), by = 10),1)) +
  facet_wrap(~Disease) + 
  theme(legend.position = "top", legend.title = element_blank()) +
  ggtitle("Diversity in Endocrinology and Metabolism FDA approvals [2015-19]")


## ---- chunk 44

TA_race_graph <- fda_approvals_long %>% 
  select(Brand_Name, Demographic, Percentage, Therapeutic_Area, Approval_Year) %>% 
  filter(Demographic == "White" | Demographic == "Black" | Demographic == "Asian" | Demographic == "Other") %>%
  filter(Percentage > -1) %>% 
  unique() %>% 
  ggplot(aes(Demographic, Percentage)) + 
  geom_jitter(width = 0.2, aes(colour=Demographic)) + 
  facet_wrap(~Therapeutic_Area) + 
  ggtitle("a.i Race participation by Therapeutic Area in clinical trials for FDA approvals [2015-19]")

TA_race_trend_graph <- fda_approvals_long %>% 
  select(Brand_Name, Demographic, Percentage, Therapeutic_Area, Approval_Year) %>% 
  filter(Demographic == "White" | Demographic == "Black" | Demographic == "Asian" | Demographic == "Other") %>%
  filter(Percentage > -1) %>% 
  unique() %>% 
  ggplot(aes(Demographic, Percentage)) + 
  geom_jitter(width = 0.2, aes(colour=Approval_Year)) + 
  facet_wrap(~Therapeutic_Area) + 
  ggtitle("a.ii. Race participation by Therapeutic Area & Year in clinical trials for FDA approvals [2015-19]")

TA_ethnicity_graph <- fda_approvals_long %>% 
  select(Brand_Name, Demographic, Percentage, Therapeutic_Area, Approval_Year) %>% 
  filter(Demographic == "Hispanic" | Demographic == "Non_Hispanic") %>%
  filter(Percentage > -1) %>% 
  unique() %>% 
  ggplot(aes(Demographic, Percentage)) + 
  geom_jitter(width = 0.2, aes(colour=Demographic)) + 
  facet_wrap(~Therapeutic_Area) + 
  ggtitle("b.i Ethnicity participation by Therapeutic Area in clinical trials for FDA approvals [2017-19]")

TA_ethnicity_trend_graph <- fda_approvals_long %>% 
  select(Brand_Name, Demographic, Percentage, Therapeutic_Area, Approval_Year) %>% 
  filter(Demographic == "Hispanic" | Demographic == "Non_Hispanic") %>%
  filter(Percentage > -1) %>% 
  unique() %>% 
  ggplot(aes(Demographic, Percentage)) + 
  geom_jitter(width = 0.2, aes(colour=Approval_Year)) + 
  facet_wrap(~Therapeutic_Area) + 
  ggtitle("b.ii. Ethnicity participation by Therapeutic Area & Year in clinical trials for FDA approvals [2017-19]")

## ---- chunk 45
TA_race_graph
## ---- chunk 46
TA_race_trend_graph
## ---- chunk 47
TA_ethnicity_graph
## ---- chunk 48
TA_ethnicity_trend_graph
## ---- chunk 49

brks <- c(0, 0.25, 0.5, 0.75, 1)

Approvals_18_19 <- fda_approvals %>% 
  filter(Approval_Year >= 2018) %>% 
  group_by(Approval_Year) %>% 
  summarize(Count = n())
  
total_18_19 <- sum(Approvals_18_19$Count)

fda_approvals_long %>% 
  filter(Compared == "yes") %>% 
  filter(Approval_Year >= 2018) %>%
  group_by(Comparison) %>% 
  summarize(Count = round(100 * n() / (total_18_19*10), 0)) # Divide by 10 bc 10 variables for demographic 

fda_approvals_long %>% 
  filter(Compared == "yes") %>% 
  filter(Approval_Year >= 2018) %>%
  group_by(Comparison) %>% 
  summarize(Count = round(100 * n() / (total_18_19*10), 0)) %>% # Divide by 10 bc 10 variables for demographic 
  ggplot() + 
  geom_col(aes(Comparison, Count)) + 
  #geom_text(aes(label=Count), position = position_dodge(0.9), vjust=-0.3, size=3) +
  xlab("Comparison Type") +
  ylab("Percent of Approvals") + 
  ggtitle("Ability to assess efficacy/safety in trial data for FDA approval (2018,19)")

#fda_approvals_long %>% 
#  filter(Approval_Year >= 2018) %>%
#  #mutate(Perc = Count / total_18_19) %>% 
#  ggplot() +
#  geom_bar(aes(Comparison, fill = Compared)) + 
#  scale_y_continuous(labels = scales::percent(brks)) + 
#  ggtitle("Percent of studies that were able to assess efficacy/safety across Age, Race, Sex [FDA approvals 2018,19]")
